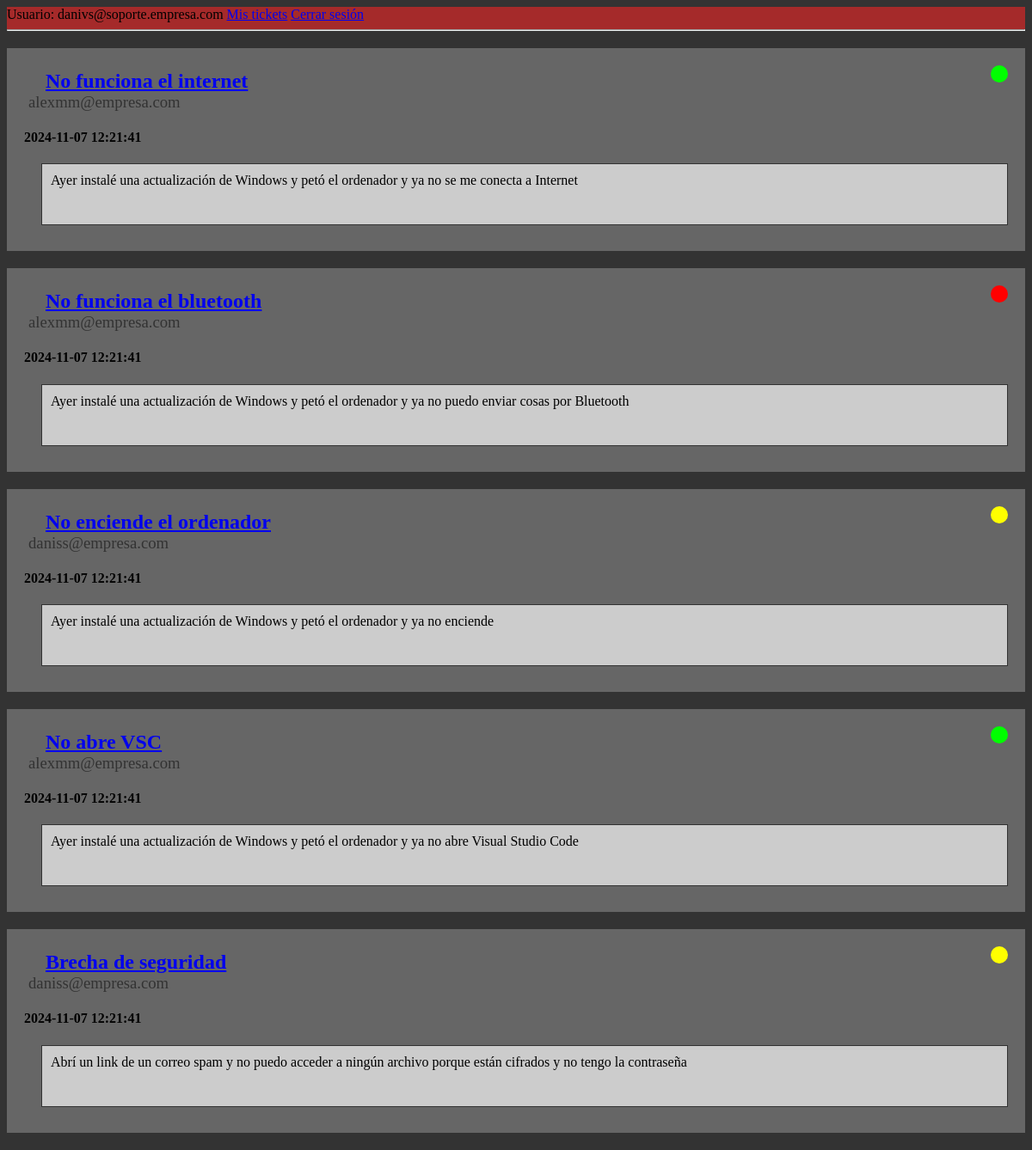
Screenshot of /ticket_list.php (signed in) with the database file from the repository.
### tables this page shows
CREATE TABLE Ticket (
	idTicket INT(10) PRIMARY KEY AUTO_INCREMENT,
    email VARCHAR(255),
    priority INT(1),
    subject VARCHAR(255),
    state INT(1),
    messBody VARCHAR(255),
    sentDate TIMESTAMP DEFAULT CURRENT_TIMESTAMP,
    CONSTRAINT FOREIGN KEY(email) REFERENCES AppUser(email),
    CONSTRAINT FOREIGN KEY(priority) REFERENCES Priority(idPr),
    CONSTRAINT FOREIGN KEY(state) REFERENCES State(idState)
);

### func.php (the view, shortened to what this page needs)
<?php
function printSVG($state) {
    switch ($state) {
        case '1':
            echo '<svg><circle r="10" cx="10" cy="10" fill="lime"/></svg>';
            break;
        case '2':
            echo '<svg><circle r="10" cx="10" cy="10" fill="yellow"/></svg>';
            break;
        case '3':
            echo '<svg><circle r="10" cx="10" cy="10" fill="red"/></svg>';
            break;
    }
}
function printTickets(?int $id_ticket = -1) {
    require "conection.php";
    $bd = new PDO(
        "mysql:dbname=".$bd_config["bd_name"].";host=".$bd_config["ip"],
        $bd_config["user"],
        $bd_config["password"]
    );
    $select = 'SELECT idTicket, email, subject, messBody, state, sentDate FROM ticket WHERE 1 = 1';
    $tickets = $bd->query($select);
    foreach ($tickets as $ticket) {
        echo    '<div class="ticket">';
        if (0 <= $id_ticket) {
            echo        '<h2> '.$ticket["subject"].' </h2>';
        }else{
            echo        '<h2> <a href="ticket.php?id='.$ticket["idTicket"].'">'.$ticket["subject"].'</a> </h2>';
        }
        echo        '<h3>'.$ticket["email"].'</h3>';
        echo        '<h4>'.$ticket["sentDate"].'</h4>';
        printSVG($ticket["state"]);
        echo        '<div>'.$ticket["messBody"].'</div>';
            ?>
            <?php
        echo    '</div>';
    }
}

### ticket_list.php (shortened to what this page needs)
<!DOCTYPE html>
<html lang="en">
<head>
    <link rel="stylesheet" href="css/ticket_list.css">
</head>
<?php require_once "header.php"; ?>
<body>
    <?php
        require_once "func.php";
        $tickets = printTickets();
    ?>
</body>
</html>

### header.php (shortened to what this page needs)
<header>
    <link rel="stylesheet" href="css/cabecera.css">
    Usuario: <?= $_SESSION['email']?>
    <a href="ticket_list.php">Mis tickets</a>
    <a href="logout.php">Cerrar sesión</a>
    <hr>
</header>

### css/ticket_list.css (style rules this page uses)
body { background-color: #333; }
.ticket { background-color: #666; padding: 5px 0px 20px 20px; margin: 20px 0px; position: relative; }
.ticket h2 { margin-left: 5px; }
.ticket h3 { margin-left: 5px; margin-top: -20px; font-weight: normal; opacity: 0.5; }
.ticket svg { color: #ccc; width: 20px; height: 20px; position: absolute; top: 20px; right: 20px; }
.ticket div { background-color: #ccc; border: #333 solid 1px; min-height: 50px; padding: 10px; margin: 10px 20px; }
.ticket a { margin: 10px 20px; }

### css/cabecera.css (style rules this page uses)
header { background-color: brown; }

### rows the page displays
ticket: subject "No funciona el internet", email "alexmm@empresa.com", sentDate "2024-11-07 12:21:41", messBody "Ayer instalé una actualización de Windows y petó el ordenador y ya no se me conecta a Internet"
ticket: subject "No funciona el bluetooth", email "alexmm@empresa.com", sentDate "2024-11-07 12:21:41", messBody "Ayer instalé una actualización de Windows y petó el ordenador y ya no puedo enviar cosas por Bluetooth"
ticket: subject "No enciende el ordenador", email "daniss@empresa.com", sentDate "2024-11-07 12:21:41", messBody "Ayer instalé una actualización de Windows y petó el ordenador y ya no enciende"
ticket: subject "No abre VSC", email "alexmm@empresa.com", sentDate "2024-11-07 12:21:41", messBody "Ayer instalé una actualización de Windows y petó el ordenador y ya no abre Visual Studio Code"
ticket: subject "Brecha de seguridad", email "daniss@empresa.com", sentDate "2024-11-07 12:21:41", messBody "Abrí un link de un correo spam y no puedo acceder a ningún archivo porque están cifrados y no tengo la contraseña"

### other values shown
$_SESSION['email'] "danivs@soporte.empresa.com"
